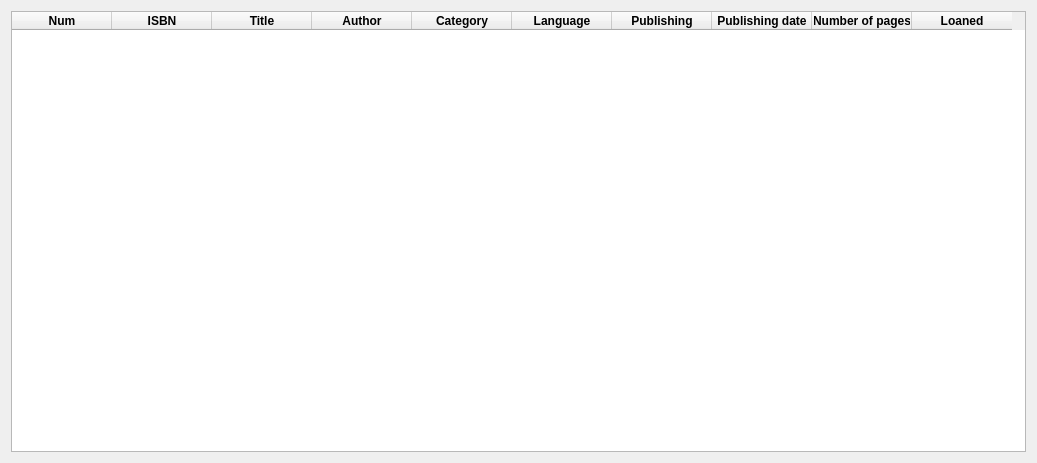
<?xml version="1.0" encoding="UTF-8"?>
<ui version="4.0">
 <class>TableBooks</class>
 <widget class="QWidget" name="TableBooks">
  <property name="geometry">
   <rect>
    <x>0</x>
    <y>0</y>
    <width>1037</width>
    <height>463</height>
   </rect>
  </property>
  <property name="windowTitle">
   <string>Form</string>
  </property>
  <layout class="QVBoxLayout" name="verticalLayout">
   <item>
    <widget class="QTableWidget" name="booksTableWidget">
     <column>
      <property name="text">
       <string>Num</string>
      </property>
      <property name="font">
       <font>
        <weight>75</weight>
        <bold>true</bold>
       </font>
      </property>
     </column>
     <column>
      <property name="text">
       <string>ISBN</string>
      </property>
      <property name="font">
       <font>
        <weight>75</weight>
        <bold>true</bold>
       </font>
      </property>
     </column>
     <column>
      <property name="text">
       <string>Title</string>
      </property>
      <property name="font">
       <font>
        <weight>75</weight>
        <bold>true</bold>
       </font>
      </property>
     </column>
     <column>
      <property name="text">
       <string>Author</string>
      </property>
      <property name="font">
       <font>
        <weight>75</weight>
        <bold>true</bold>
       </font>
      </property>
     </column>
     <column>
      <property name="text">
       <string>Category</string>
      </property>
      <property name="font">
       <font>
        <weight>75</weight>
        <bold>true</bold>
       </font>
      </property>
     </column>
     <column>
      <property name="text">
       <string>Language</string>
      </property>
      <property name="font">
       <font>
        <weight>75</weight>
        <bold>true</bold>
       </font>
      </property>
     </column>
     <column>
      <property name="text">
       <string>Publishing</string>
      </property>
      <property name="font">
       <font>
        <weight>75</weight>
        <bold>true</bold>
       </font>
      </property>
     </column>
     <column>
      <property name="text">
       <string>Publishing date</string>
      </property>
      <property name="font">
       <font>
        <weight>75</weight>
        <bold>true</bold>
       </font>
      </property>
     </column>
     <column>
      <property name="text">
       <string>Number of pages</string>
      </property>
      <property name="font">
       <font>
        <weight>75</weight>
        <bold>true</bold>
       </font>
      </property>
     </column>
     <column>
      <property name="text">
       <string>Loaned</string>
      </property>
      <property name="font">
       <font>
        <weight>75</weight>
        <bold>true</bold>
       </font>
      </property>
     </column>
    </widget>
   </item>
  </layout>
 </widget>
 <resources/>
 <connections/>
</ui>
